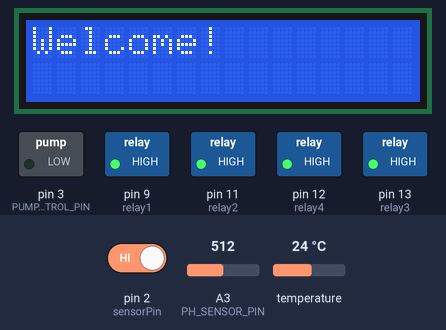
A sketch run on a simulated Arduino Uno, built with avr-gcc and run on an emulated ATmega328P. Parts: 16×2 character LCD, switched loads named in the sketch (green lamp = pin HIGH). The inputs (shaded band) are chosen by the test bench; at power-on: pin 2 (sensorPin) HIGH, A3 (PH_SENSOR_PIN) = 512, temperature 24 °C. Pins used as bus, display or sensor lines are not drawn.

Above: at 1.5 s.
At 6.6 s:
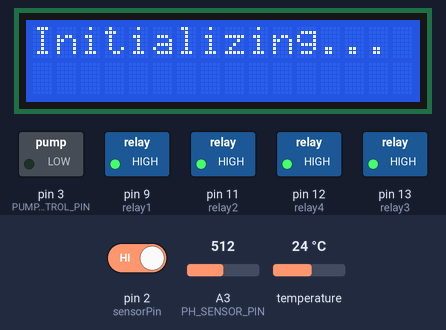
At 11.2 s:
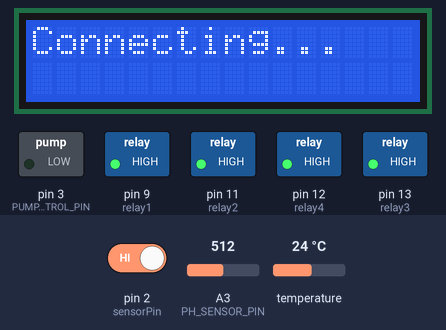
At 17.4 s:
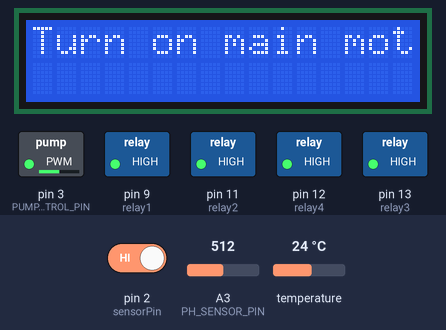
At 22.7 s:
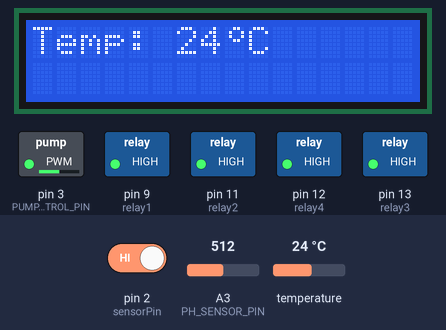
At 37.9 s:
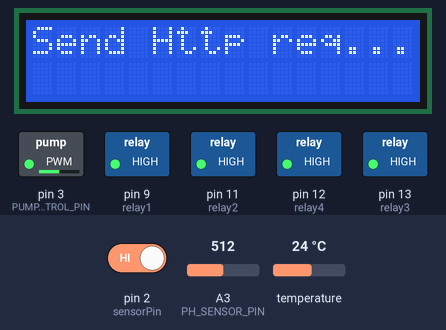

The sketch:

final_daya_code.ino
```cpp
#include <Wire.h>
#include <LiquidCrystal_I2C.h>
#include <OneWire.h>
#include <DallasTemperature.h>
#include <SoftwareSerial.h>
#include <math.h>

LiquidCrystal_I2C lcd(0x27, 16, 2);

const int SENSOR_PIN = 8;
OneWire oneWire(SENSOR_PIN);
DallasTemperature tempSensor(&oneWire);

const int PUMP_CONTROL_PIN = 3;
int motorSpeed_one= 128;
int motorSpeed_two= 255;


int relay1 = 9;
int relay2 = 11;
int relay3 = 13;
int relay4 = 12;

int flow_data = 0;

SoftwareSerial gsmSerial(6, 5); // RX, TX

#define POWER_PIN 7
#define SIGNAL_PIN A1
#define PH_SENSOR_PIN A3
#define TdsSensorPin A2
#define VREF 5.0
#define SCOUNT 30

int watervalue = 0;
int analogBuffer[SCOUNT];
int analogBufferIndex = 0;

byte degreeSymbol[8] = {
    B00110,
    B01001,
    B01001,
    B00110,
    B00000,
    B00000,
    B00000,
    B00000
};

byte statusLed = 13;
byte sensorInterrupt = 0;
byte sensorPin = 2;

float calibrationFactor = 4.5;

volatile byte pulseCount;
float flowRate;
unsigned int flowMilliLitres;
unsigned long totalMilliLitres;
unsigned long oldTime;

float averageVoltage = 0;
float tdsValue = 0;
float temperature = 16;

unsigned long lastSMSTime = 0;

void pulseCounter();

void printWithDelay(String message, int delayTime)
{
    lcd.clear();
    lcd.setCursor(0, 0);

    for (int i = 0; i < message.length(); i++)
    {
        lcd.print(message[i]);
        delay(200);
    }

    delay(delayTime);
}


void updateSerial()
{
    delay(500);
    while (Serial.available())
    {
        gsmSerial.write(Serial.read());
    }
    while (gsmSerial.available())
    {
        Serial.write(gsmSerial.read());
    }
}

int getMedianNum(int bArray[], int iFilterLen)
{
    int bTab[iFilterLen];
    for (int i = 0; i < iFilterLen; i++)
        bTab[i] = bArray[i];
    int i, j, bTemp;
    for (j = 0; j < iFilterLen - 1; j++)
    {
        for (i = 0; i < iFilterLen - j - 1; i++)
        {
            if (bTab[i] > bTab[i + 1])
            {
                bTemp = bTab[i];
                bTab[i] = bTab[i + 1];
                bTab[i + 1] = bTemp;
            }
        }
    }
    if ((iFilterLen & 1) > 0)
    {
        bTemp = bTab[(iFilterLen - 1) / 2];
    }
    else
    {
        bTemp = (bTab[iFilterLen / 2] + bTab[iFilterLen / 2 - 1]) / 2;
    }
    return bTemp;
}

void setup()
{
    pinMode(relay1, OUTPUT);
    pinMode(relay2, OUTPUT);

    digitalWrite(relay1, HIGH);
    digitalWrite(relay2, HIGH);

    pinMode(relay3, OUTPUT);
    pinMode(relay4, OUTPUT);

    digitalWrite(relay3, HIGH);
    digitalWrite(relay4, HIGH);

    Serial.begin(9600);
    gsmSerial.begin(9600);

    lcd.begin(16, 2);
    lcd.backlight();

    lcd.createChar(1, degreeSymbol);

    printWithDelay("Welcome!", 2000);
    printWithDelay("Initializing...", 2000);
    printWithDelay("Connecting...", 2000);

    lcd.clear();
    lcd.print("Module ready!");
    delay(2000);

    lcd.clear();
    lcd.print("Network ready!");
    delay(2000);
    lcd.clear();


    pinMode(statusLed, OUTPUT);
    digitalWrite(statusLed, HIGH);

    pinMode(sensorPin, INPUT);
    digitalWrite(sensorPin, HIGH);

    pinMode(POWER_PIN, OUTPUT);
    digitalWrite(POWER_PIN, LOW);

    pinMode(TdsSensorPin, INPUT);

    pulseCount = 0;
    flowRate = 0.0;
    flowMilliLitres = 0;
    totalMilliLitres = 0;
    oldTime = 0;

    attachInterrupt(sensorInterrupt, pulseCounter, FALLING);

    tempSensor.begin();

    pinMode(PUMP_CONTROL_PIN, OUTPUT);
    analogWrite(PUMP_CONTROL_PIN, motorSpeed_one);
    lcd.print("Turn on main motor!");
    delay(4000);
    lcd.clear();
    delay(500);


}

void loop()
{
    tempSensor.requestTemperatures();
    int tempCelsius = static_cast<int>(tempSensor.getTempCByIndex(0));
    // check
    lcd.setCursor(0, 0);
    lcd.print("Temp: ");
    lcd.print(tempCelsius);
    lcd.write(1);
    lcd.print("C");
    delay(2000);
    lcd.clear();
    delay(1000);


    lcd.setCursor(0, 1);
    lcd.print("Water flow: ");

    if (tempCelsius > 40) {
        flow_data = 10;
    } else {
        flow_data = 5;
    }

    lcd.print(int(flow_data));
    lcd.print(" L/min");

    digitalWrite(POWER_PIN, HIGH);
    delay(10);
    watervalue = analogRead(SIGNAL_PIN);
    digitalWrite(POWER_PIN, LOW);

    delay(2000);

    lcd.clear();
    delay(1000);

    float acidity = measureAcidity();

    lcd.setCursor(0, 2);
    lcd.print("Acidity (pH): ");
    lcd.print(acidity);

    delay(2000);

    lcd.clear();

    delay(1000);

    if ((millis() - oldTime) > 2000)
    {
        detachInterrupt(sensorInterrupt);

        flowRate = ((1000.0 / (millis() - oldTime)) * pulseCount) / calibrationFactor;

        oldTime = millis();

        flowMilliLitres = (flowRate / 60) * 1000;

        pulseCount = 0;

        attachInterrupt(sensorInterrupt, pulseCounter, FALLING);
    }

    static unsigned long analogSampleTimepoint = millis();
    if (millis() - analogSampleTimepoint > 100U)
    {
        analogSampleTimepoint = millis();
        analogBuffer[analogBufferIndex] = analogRead(TdsSensorPin);
        analogBufferIndex++;
        if (analogBufferIndex == SCOUNT)
        {
            analogBufferIndex = 0;
        }
    }

    static unsigned long printTimepoint = millis();
    if (millis() - printTimepoint > 2000U)
    {
        printTimepoint = millis();

        averageVoltage = getMedianNum(analogBuffer, SCOUNT) * (float)VREF / 1024.0;
        float compensationCoefficient = 1.0 + 0.02 * (temperature - 25.0);
        float compensationVoltage = averageVoltage / compensationCoefficient;
        tdsValue = (133.42 * compensationVoltage * compensationVoltage * compensationVoltage - 255.86 * compensationVoltage * compensationVoltage + 857.39 * compensationVoltage) * 0.5;
    }

    lcd.setCursor(0, 3);
    lcd.print("TDS: ");
    lcd.print(int(tdsValue));
    lcd.print(" ppm");

    delay(2000);
    lcd.clear();
    delay(1000);

    lcd.setCursor(0, 4);
    lcd.print("Water level: ");
    lcd.print(watervalue);
    lcd.print(" L");

    delay(2000);

    lcd.clear();

    delay(1000);

    lcd.print("Send Http req...");
    delay(5000);
    lcd.clear();
    delay(1000);
    Serial.print(int(flow_data));
    Serial.print(",");
    Serial.print(watervalue);
    Serial.print(",");
    Serial.print(int(acidity));
    Serial.print(",");
    Serial.print(int(tdsValue));
    Serial.print(",");
    Serial.println(tempCelsius);


    delay(6000);

}


float measureAcidity()
{
    int phTot = 0;
    for (int x = 0; x < 10; x++)
    {
        phTot += analogRead(PH_SENSOR_PIN);
        delay(10);
    }
    float phAvg = phTot / 10.0;
    float phVoltage = phAvg * (5.0 / 1023.0);
    float pHValue = phVoltage * -5.70 + 21.34;
    return pHValue;
}

void pulseCounter()
{
    pulseCount++;
}
```

Measured:
- what the display in image 0 shows lasts 2.2 s, from 1.5 s to 3.7 s
- what the display in image 3 shows lasts 4.0 s, from 17.4 s to 21.4 s
- what the display in image 4 shows lasts 2.0 s, from 22.7 s to 24.7 s
